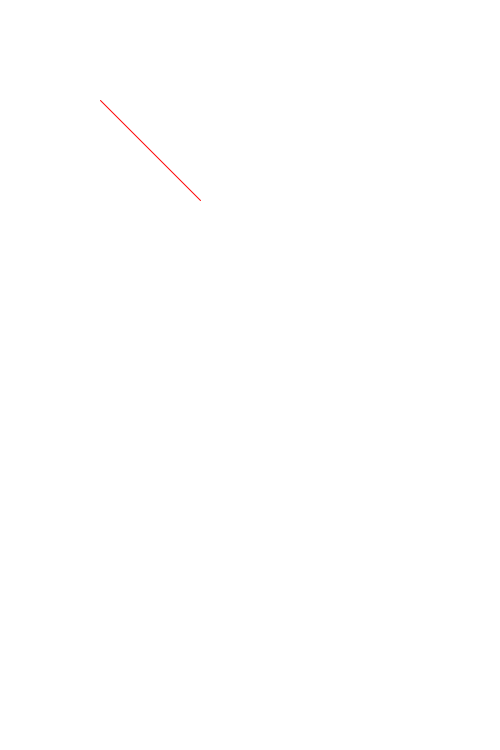
Frame 1 (no input)
Frame 60 (the mouse pressed at the canvas centre just before this capture): identical to frame 1, image omitted
Frame 120 (the mouse held since frame 60 and released just before this capture): identical to frame 1, image omitted

The Processing sketch that drew this single still picture (run headless with seeded random() and noise(); from frame 60 on, the mouse is pressed at the canvas centre):

// Processing sketch: sketch_1
// ── sketch_1.pde
//Fundamentals of our first Sketch
//Lines A
//
void setup(){
  size(500, 750);  
}
void draw(){
  //colors Channels Red Green Blue 
  background(255,255,255); 
  stroke(255,0,0);
  strokeWeight(1);
  line(100,100, 200, 200); // needs two points to define a line
  
  
  //now make vertical line, with differente color
  
  //a horizontal line, with differente color
  
}


//save image on sketchfolder if you press capital S
import java.util.Date;
void keyPressed() { 
  
  if (key == 'S') {// type to  save an image of your canvas
    println("Saving PNG...");
    Date d = new Date(); 
    String fileName = "output-"+ d.getTime() + ".png";
    save(fileName);
    exit();
  }
} 
